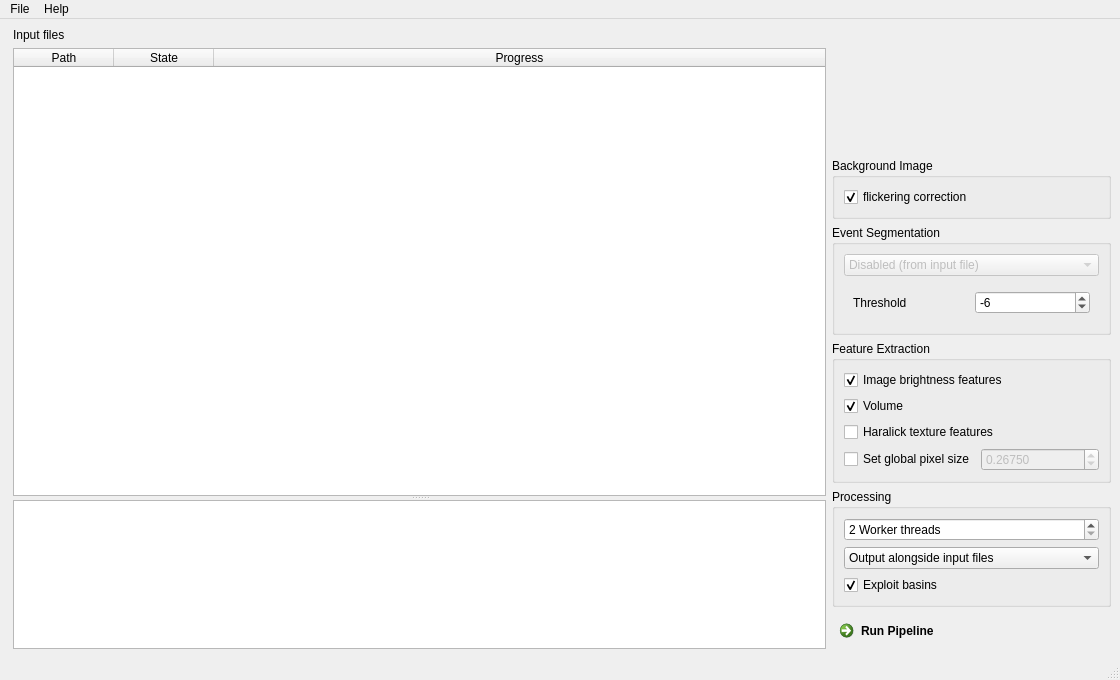
<?xml version="1.0" encoding="UTF-8"?>
<ui version="4.0">
 <class>MainWindow</class>
 <widget class="QMainWindow" name="MainWindow">
  <property name="geometry">
   <rect>
    <x>0</x>
    <y>0</y>
    <width>1120</width>
    <height>680</height>
   </rect>
  </property>
  <property name="windowTitle">
   <string>MainWindow</string>
  </property>
  <widget class="QWidget" name="centralwidget">
   <layout class="QHBoxLayout" name="horizontalLayout" stretch="4,1">
    <property name="leftMargin">
     <number>9</number>
    </property>
    <item>
     <layout class="QVBoxLayout" name="verticalLayout_5">
      <property name="leftMargin">
       <number>4</number>
      </property>
      <item>
       <widget class="QLabel" name="label_2">
        <property name="sizePolicy">
         <sizepolicy hsizetype="Expanding" vsizetype="Preferred">
          <horstretch>0</horstretch>
          <verstretch>0</verstretch>
         </sizepolicy>
        </property>
        <property name="text">
         <string>Input files</string>
        </property>
       </widget>
      </item>
      <item>
       <widget class="QSplitter" name="splitter">
        <property name="orientation">
         <enum>Qt::Vertical</enum>
        </property>
        <widget class="ProgressTable" name="tableWidget_input">
         <property name="sizePolicy">
          <sizepolicy hsizetype="Expanding" vsizetype="Expanding">
           <horstretch>1</horstretch>
           <verstretch>3</verstretch>
          </sizepolicy>
         </property>
         <property name="editTriggers">
          <set>QAbstractItemView::NoEditTriggers</set>
         </property>
         <property name="dragDropMode">
          <enum>QAbstractItemView::NoDragDrop</enum>
         </property>
         <property name="alternatingRowColors">
          <bool>true</bool>
         </property>
         <property name="selectionMode">
          <enum>QAbstractItemView::SingleSelection</enum>
         </property>
         <property name="selectionBehavior">
          <enum>QAbstractItemView::SelectRows</enum>
         </property>
         <property name="textElideMode">
          <enum>Qt::ElideMiddle</enum>
         </property>
         <property name="horizontalScrollMode">
          <enum>QAbstractItemView::ScrollPerPixel</enum>
         </property>
         <property name="sortingEnabled">
          <bool>true</bool>
         </property>
         <property name="cornerButtonEnabled">
          <bool>false</bool>
         </property>
         <attribute name="horizontalHeaderMinimumSectionSize">
          <number>100</number>
         </attribute>
         <attribute name="horizontalHeaderDefaultSectionSize">
          <number>100</number>
         </attribute>
         <attribute name="horizontalHeaderShowSortIndicator" stdset="0">
          <bool>false</bool>
         </attribute>
         <attribute name="horizontalHeaderStretchLastSection">
          <bool>true</bool>
         </attribute>
         <column>
          <property name="text">
           <string>Path</string>
          </property>
         </column>
         <column>
          <property name="text">
           <string>State</string>
          </property>
         </column>
         <column>
          <property name="text">
           <string>Progress</string>
          </property>
         </column>
        </widget>
        <widget class="QTextBrowser" name="textBrowser">
         <property name="sizePolicy">
          <sizepolicy hsizetype="Expanding" vsizetype="Expanding">
           <horstretch>1</horstretch>
           <verstretch>1</verstretch>
          </sizepolicy>
         </property>
        </widget>
       </widget>
      </item>
     </layout>
    </item>
    <item>
     <widget class="QWidget" name="widget_options" native="true">
      <property name="sizePolicy">
       <sizepolicy hsizetype="Minimum" vsizetype="Preferred">
        <horstretch>0</horstretch>
        <verstretch>0</verstretch>
       </sizepolicy>
      </property>
      <layout class="QVBoxLayout" name="verticalLayout">
       <property name="leftMargin">
        <number>0</number>
       </property>
       <property name="topMargin">
        <number>0</number>
       </property>
       <property name="rightMargin">
        <number>0</number>
       </property>
       <property name="bottomMargin">
        <number>0</number>
       </property>
       <item>
        <spacer name="verticalSpacer_2">
         <property name="orientation">
          <enum>Qt::Vertical</enum>
         </property>
         <property name="sizeHint" stdset="0">
          <size>
           <width>20</width>
           <height>40</height>
          </size>
         </property>
        </spacer>
       </item>
       <item>
        <widget class="QGroupBox" name="groupBox">
         <property name="title">
          <string>Background Image</string>
         </property>
         <layout class="QVBoxLayout" name="verticalLayout_2">
          <item>
           <widget class="QCheckBox" name="checkBox_bg_flickering">
            <property name="toolTip">
             <string>Use this option if the input dataset exhibits global temporal brightness variations of a few grayscal values</string>
            </property>
            <property name="text">
             <string>flickering correction</string>
            </property>
            <property name="checked">
             <bool>true</bool>
            </property>
           </widget>
          </item>
         </layout>
        </widget>
       </item>
       <item>
        <widget class="QGroupBox" name="groupBox_4">
         <property name="sizePolicy">
          <sizepolicy hsizetype="Preferred" vsizetype="Preferred">
           <horstretch>0</horstretch>
           <verstretch>0</verstretch>
          </sizepolicy>
         </property>
         <property name="title">
          <string>Event Segmentation</string>
         </property>
         <layout class="QGridLayout" name="gridLayout_2">
          <item row="1" column="0" alignment="Qt::AlignTop">
           <widget class="QStackedWidget" name="stackedWidget_segmenter">
            <property name="sizePolicy">
             <sizepolicy hsizetype="Minimum" vsizetype="Minimum">
              <horstretch>0</horstretch>
              <verstretch>0</verstretch>
             </sizepolicy>
            </property>
            <property name="currentIndex">
             <number>1</number>
            </property>
            <widget class="QWidget" name="page">
             <layout class="QGridLayout" name="gridLayout">
              <item row="0" column="0">
               <widget class="QCheckBox" name="checkBox_basin_based">
                <property name="text">
                 <string>Use basins (output file links to input file)</string>
                </property>
               </widget>
              </item>
             </layout>
            </widget>
            <widget class="QWidget" name="page_2">
             <layout class="QGridLayout" name="gridLayout_3">
              <item row="0" column="0">
               <widget class="QLabel" name="label">
                <property name="toolTip">
                 <string>Mask-generating threshold for the background-corrected image.</string>
                </property>
                <property name="text">
                 <string>Threshold</string>
                </property>
               </widget>
              </item>
              <item row="0" column="1">
               <widget class="QSpinBox" name="spinBox_thresh">
                <property name="toolTip">
                 <string>Values smaller than zero are allowed</string>
                </property>
                <property name="minimum">
                 <number>-10</number>
                </property>
                <property name="maximum">
                 <number>-1</number>
                </property>
                <property name="value">
                 <number>-6</number>
                </property>
               </widget>
              </item>
             </layout>
            </widget>
           </widget>
          </item>
          <item row="0" column="0">
           <widget class="QComboBox" name="comboBox_segmenter">
            <property name="enabled">
             <bool>false</bool>
            </property>
            <property name="sizePolicy">
             <sizepolicy hsizetype="Minimum" vsizetype="Fixed">
              <horstretch>0</horstretch>
              <verstretch>0</verstretch>
             </sizepolicy>
            </property>
            <property name="toolTip">
             <string>Select the segmentation method to use</string>
            </property>
            <item>
             <property name="text">
              <string>Disabled (from input file)</string>
             </property>
            </item>
            <item>
             <property name="text">
              <string>Threshold-based</string>
             </property>
            </item>
           </widget>
          </item>
         </layout>
        </widget>
       </item>
       <item alignment="Qt::AlignTop">
        <widget class="QGroupBox" name="groupBox_5">
         <property name="sizePolicy">
          <sizepolicy hsizetype="Preferred" vsizetype="Expanding">
           <horstretch>0</horstretch>
           <verstretch>0</verstretch>
          </sizepolicy>
         </property>
         <property name="title">
          <string>Feature Extraction</string>
         </property>
         <layout class="QVBoxLayout" name="verticalLayout_7">
          <item>
           <widget class="QCheckBox" name="checkBox_feat_bright">
            <property name="toolTip">
             <string>Compute brightness features, such as mean event brightness</string>
            </property>
            <property name="text">
             <string>Image brightness features</string>
            </property>
            <property name="checked">
             <bool>true</bool>
            </property>
           </widget>
          </item>
          <item>
           <widget class="QCheckBox" name="checkBox_feat_volume">
            <property name="toolTip">
             <string>Estimate the event volume using volrevolve algorithm</string>
            </property>
            <property name="text">
             <string>Volume</string>
            </property>
            <property name="checked">
             <bool>true</bool>
            </property>
           </widget>
          </item>
          <item>
           <widget class="QCheckBox" name="checkBox_feat_haralick">
            <property name="toolTip">
             <string>Compute the haralick texture features (computationally expensive)</string>
            </property>
            <property name="text">
             <string>Haralick texture features</string>
            </property>
           </widget>
          </item>
          <item>
           <layout class="QHBoxLayout" name="horizontalLayout_2">
            <property name="topMargin">
             <number>0</number>
            </property>
            <item>
             <widget class="QCheckBox" name="checkBox_pixel_size">
              <property name="toolTip">
               <string>Set the pixel size to a fixed value for all input files</string>
              </property>
              <property name="text">
               <string>Set global pixel size</string>
              </property>
             </widget>
            </item>
            <item>
             <widget class="QDoubleSpinBox" name="doubleSpinBox_pixel_size">
              <property name="enabled">
               <bool>false</bool>
              </property>
              <property name="decimals">
               <number>5</number>
              </property>
              <property name="minimum">
               <double>0.100000000000000</double>
              </property>
              <property name="maximum">
               <double>0.950000000000000</double>
              </property>
              <property name="value">
               <double>0.267500000000000</double>
              </property>
             </widget>
            </item>
           </layout>
          </item>
         </layout>
        </widget>
       </item>
       <item>
        <widget class="QGroupBox" name="groupBox_6">
         <property name="sizePolicy">
          <sizepolicy hsizetype="Preferred" vsizetype="Preferred">
           <horstretch>0</horstretch>
           <verstretch>0</verstretch>
          </sizepolicy>
         </property>
         <property name="title">
          <string>Processing</string>
         </property>
         <layout class="QVBoxLayout" name="verticalLayout_8">
          <item>
           <widget class="QSpinBox" name="spinBox_procs">
            <property name="toolTip">
             <string>Number of CPU threads to use, reduce if you need a responsive system</string>
            </property>
            <property name="suffix">
             <string> Worker threads</string>
            </property>
            <property name="minimum">
             <number>2</number>
            </property>
            <property name="maximum">
             <number>64</number>
            </property>
           </widget>
          </item>
          <item>
           <widget class="QComboBox" name="comboBox_output">
            <item>
             <property name="text">
              <string>Output alongside input files</string>
             </property>
            </item>
            <item>
             <property name="text">
              <string>Select output path...</string>
             </property>
            </item>
           </widget>
          </item>
          <item>
           <widget class="QCheckBox" name="checkBox_basins">
            <property name="toolTip">
             <string>Produce smaller output files faster by referring to the input data via basins</string>
            </property>
            <property name="text">
             <string>Exploit basins</string>
            </property>
            <property name="checked">
             <bool>true</bool>
            </property>
           </widget>
          </item>
         </layout>
        </widget>
       </item>
       <item>
        <widget class="QCommandLinkButton" name="commandLinkButton_run">
         <property name="text">
          <string>Run Pipeline</string>
         </property>
        </widget>
       </item>
      </layout>
     </widget>
    </item>
   </layout>
  </widget>
  <widget class="QMenuBar" name="menubar">
   <property name="geometry">
    <rect>
     <x>0</x>
     <y>0</y>
     <width>1120</width>
     <height>22</height>
    </rect>
   </property>
   <widget class="QMenu" name="menuHelp">
    <property name="title">
     <string>Help</string>
    </property>
    <addaction name="actionDocumentation"/>
    <addaction name="actionSoftware"/>
    <addaction name="actionAbout"/>
   </widget>
   <widget class="QMenu" name="menuFile">
    <property name="title">
     <string>File</string>
    </property>
    <addaction name="actionAdd"/>
    <addaction name="actionClear"/>
    <addaction name="separator"/>
    <addaction name="actionQuit"/>
   </widget>
   <addaction name="menuFile"/>
   <addaction name="menuHelp"/>
  </widget>
  <widget class="QStatusBar" name="statusbar"/>
  <action name="actionExit">
   <property name="text">
    <string>Quit</string>
   </property>
  </action>
  <action name="actionAbout">
   <property name="text">
    <string>About</string>
   </property>
  </action>
  <action name="actionSoftware">
   <property name="text">
    <string>Software</string>
   </property>
  </action>
  <action name="actionDocumentation">
   <property name="text">
    <string>Documentation</string>
   </property>
  </action>
  <action name="actionQuit">
   <property name="text">
    <string>Quit</string>
   </property>
  </action>
  <action name="actionAdd">
   <property name="text">
    <string>Add data</string>
   </property>
  </action>
  <action name="actionClear">
   <property name="text">
    <string>Clear list</string>
   </property>
  </action>
 </widget>
 <customwidgets>
  <customwidget>
   <class>ProgressTable</class>
   <extends>QTableWidget</extends>
   <header>chipstream.gui.table_progress</header>
  </customwidget>
 </customwidgets>
 <resources/>
 <connections>
  <connection>
   <sender>comboBox_segmenter</sender>
   <signal>currentIndexChanged(int)</signal>
   <receiver>stackedWidget_segmenter</receiver>
   <slot>setCurrentIndex(int)</slot>
   <hints>
    <hint type="sourcelabel">
     <x>1052</x>
     <y>248</y>
    </hint>
    <hint type="destinationlabel">
     <x>1052</x>
     <y>312</y>
    </hint>
   </hints>
  </connection>
  <connection>
   <sender>checkBox_pixel_size</sender>
   <signal>toggled(bool)</signal>
   <receiver>doubleSpinBox_pixel_size</receiver>
   <slot>setEnabled(bool)</slot>
   <hints>
    <hint type="sourcelabel">
     <x>1149</x>
     <y>547</y>
    </hint>
    <hint type="destinationlabel">
     <x>1310</x>
     <y>547</y>
    </hint>
   </hints>
  </connection>
 </connections>
</ui>
